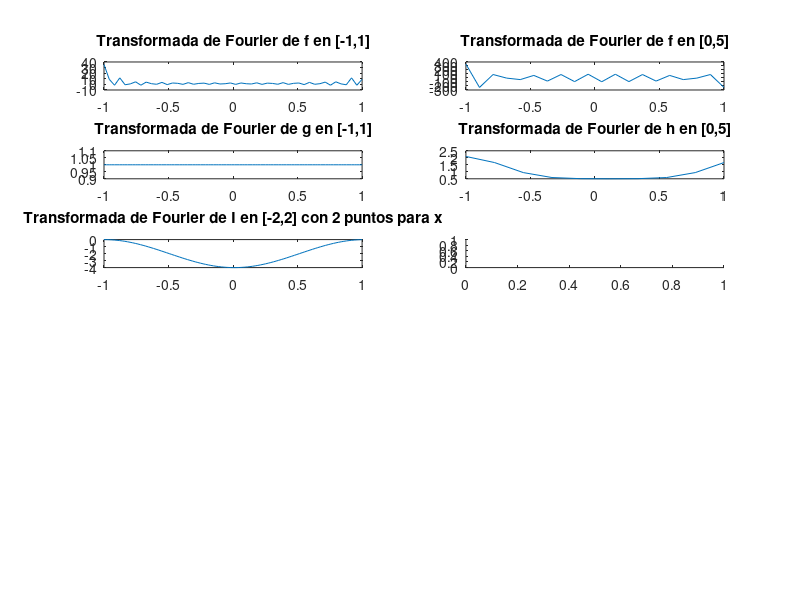

Write the MATLAB code that produced this figure. (Note: this script raises an error after producing the figure.)
% Definición de las funciones
f = @(x) exp(abs(x));
g = @(x) 1;
h = @(x) exp(-x.^2);
I = @(x) x;

% Cálculo y representación de las transformadas de Fourier
figure;

% Caso (a) - f(x) en [-1,1], con 20 puntos para x y 50 puntos para 𝜔.
subplot(6,2,1);
x = linspace(-1, 1, 20);
F = fft(f(x), 50);
w = linspace(-1, 1, length(F));
plot(w, real(F));
title('Transformada de Fourier de f en [-1,1]');

% Caso (b) - f(x) en [0,5], con 10 puntos para x y 20 puntos para 𝜔.
subplot(6,2,2);
x = linspace(0, 5, 10);
F = fft(f(x), 20);
w = linspace(-1, 1, length(F));
plot(w, real(F));
title('Transformada de Fourier de f en [0,5]');

% Caso (c) - g(x) en [-1,1], con 10 puntos para x y 100 puntos para 𝜔.
subplot(6,2,3);
x = linspace(-1, 1, 10);
G = fft(g(x), 100);
w = linspace(-1, 1, length(G));
plot(w, real(G));
title('Transformada de Fourier de g en [-1,1]');

% Caso (d) - h(x) en [0,5], con 10 puntos para x y 10 puntos para 𝜔.
subplot(6,2,4);
x = linspace(0, 5, 10);
H = fft(h(x), 10);
w = linspace(-1, 1, length(H));
plot(w, real(H));
title('Transformada de Fourier de h en [0,5]');

% Caso (e) - I(x) en [-2,2] con 2 puntos para x y 100 puntos para 𝜔.
subplot(6,2,5);
x = linspace(-2, 2, 2);
I = fft(I(x), 100);
w = linspace(-1, 1, length(I));
plot(w, real(I));
title('Transformada de Fourier de I en [-2,2] con 2 puntos para x');

% Caso (f) - I(x) en [-2,2] con 25 puntos para x y 100 puntos para 𝜔.
subplot(6,2,6);
x = linspace(-2, 2, 25);
I = fft(I(x), 100);
w = linspace(-1, 1, length(I));
plot(w, real(I));
title('Transformada de Fourier de I en [-2,2] con 25 puntos para x');

